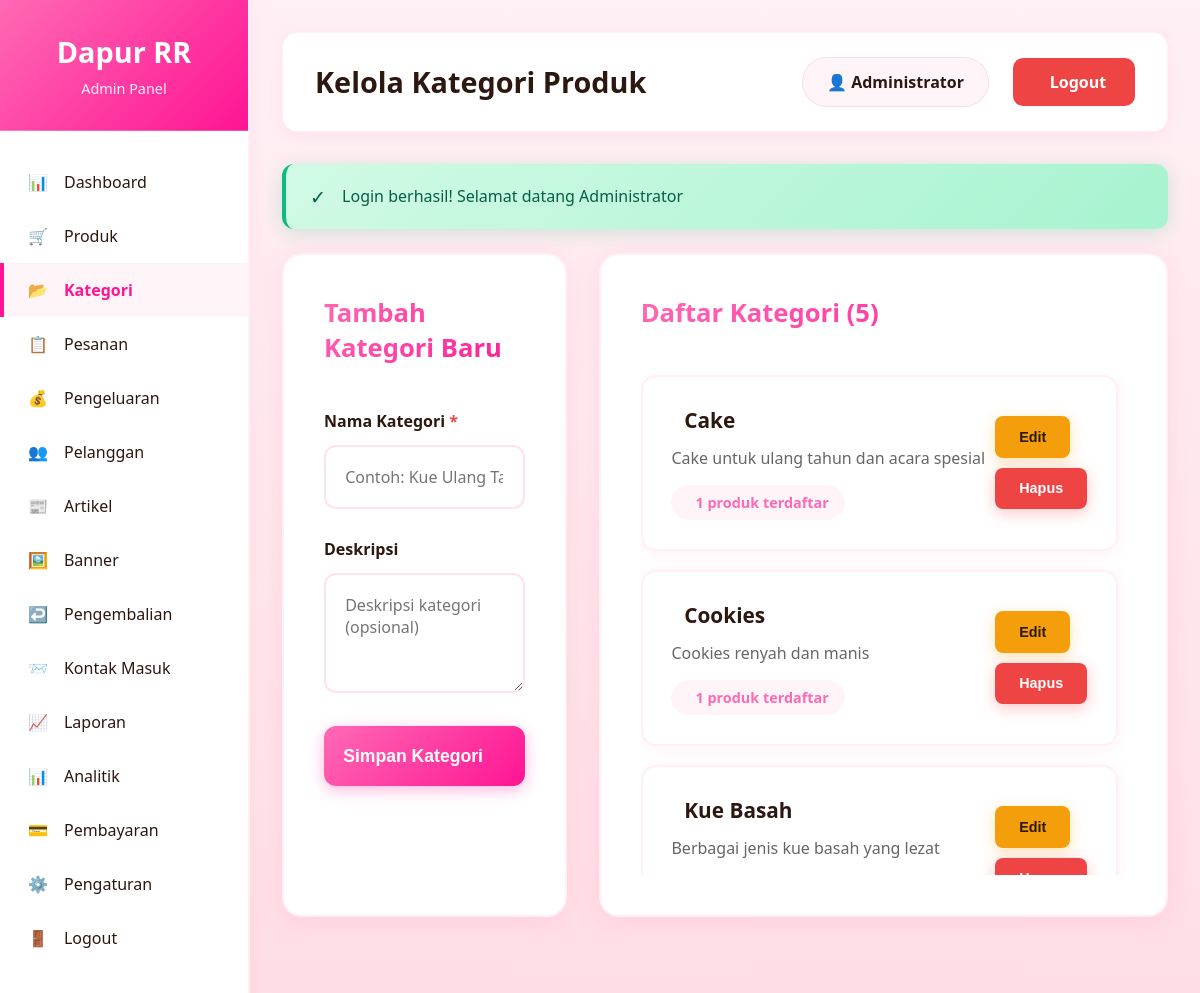
The page /admin/kategori.php (signed in) on the database as committed earlier.
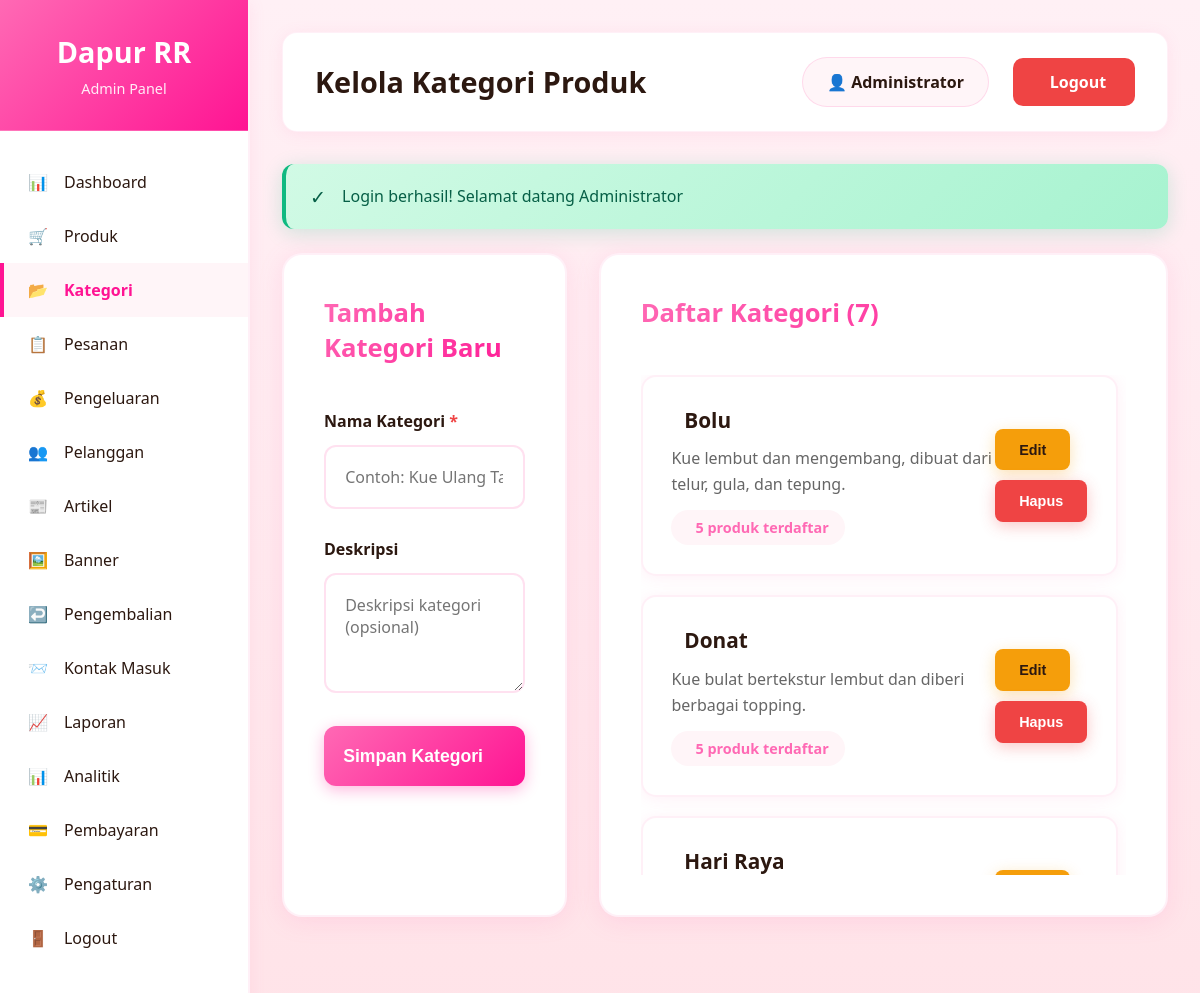
The same page on the database as committed later.
### tables this page shows
CREATE TABLE `kategori` (
  `id` int(11) NOT NULL,
  `nama_kategori` varchar(100) NOT NULL,
  `deskripsi` text DEFAULT NULL,
  `gambar` varchar(255) DEFAULT NULL,
  `created_at` timestamp NOT NULL DEFAULT current_timestamp()
);

### admin/kategori.php (the view, shortened to what the changed rows need)
<?php
$conn = getConnection();
$query = "SELECT k.*, COUNT(p.id) as jumlah_produk
          FROM kategori k
          LEFT JOIN produk p ON k.id = p.kategori_id
          GROUP BY k.id
          ORDER BY k.nama_kategori ASC";
$kategori = $conn->query($query);
?>
<!DOCTYPE html>
<html lang="id">
<head>
</head>
<body>
     <div class="sidebar">
        <div class="sidebar-header">
            <h2>Dapur RR</h2>
        </div>
    </div>
    <div class="main-content">
        <div class="top-bar">
            <h1 class="page-title">Kelola Kategori Produk</h1>
        </div>
        <div class="content-grid">
            <div class="card">
                <h2 class="card-title">Tambah Kategori Baru</h2>
            </div>
            <div class="card">
                <h2 class="card-title">Daftar Kategori (<?php echo $kategori->num_rows; ?>)</h2>
                <div class="kategori-list">
                    <?php if ($kategori->num_rows > 0): ?>
                        <?php while($k = $kategori->fetch_assoc()): ?>
                        <div class="kategori-item">
                            <div class="kategori-info">
                                <h3><span></span> <?php echo htmlspecialchars($k['nama_kategori']); ?></h3>
                                <?php if (!empty($k['deskripsi'])): ?>
                                <p><?php echo htmlspecialchars($k['deskripsi']); ?></p>
                                <?php endif; ?>
                                <div class="kategori-meta">
                                    <span></span> <?php echo $k['jumlah_produk']; ?> produk terdaftar
                                </div>
                            </div>
                           <div class="kategori-actions">
    <button onclick="editKategori(
        <?php echo $k['id']; ?>,
        '<?php echo addslashes($k['nama_kategori']); ?>',
        '<?php echo addslashes($k['deskripsi']); ?>'
    )" class="btn btn-warning">
        Edit
    </button>
    <form method="POST" action="kategori.php">
        <button type="submit" class="btn btn-danger"
            onclick="return confirm('Yakin ingin menghapus kategori \'<?php echo addslashes($k['nama_kategori']); ?>\'?\n\n<?php echo $k['jumlah_produk'] > 0 ? 'Kategori ini memiliki ' . $k['jumlah_produk'] . ' produk dan tidak dapat dihapus!' : 'Kategori ini akan dihapus permanen.'; ?>')">
            Hapus
        </button>
    </form>
</div>
                        </div>
                        <?php endwhile; ?>
                    <?php endif; ?>
                </div>
            </div>
        </div>
    </div>
</body>
</html>

Rows that differ between the two databases and show on the page:
removed kategori: nama_kategori "Cake", deskripsi "Cake untuk ulang tahun dan acara spesial", jumlah_produk "1"
removed kategori: nama_kategori "Cookies", deskripsi "Cookies renyah dan manis", jumlah_produk "1"
removed kategori: nama_kategori "Kue Basah", deskripsi "Berbagai jenis kue basah yang lezat"
added kategori: nama_kategori "Bolu", deskripsi "Kue lembut dan mengembang, dibuat dari telur, gula, dan tepung.", jumlah_produk "5"
added kategori: nama_kategori "Donat", deskripsi "Kue bulat bertekstur lembut dan diberi berbagai topping.", jumlah_produk "5"
added kategori: nama_kategori "Hari Raya"
Other text that changed with them:
$kategori->num_rows: "5" → "7"
